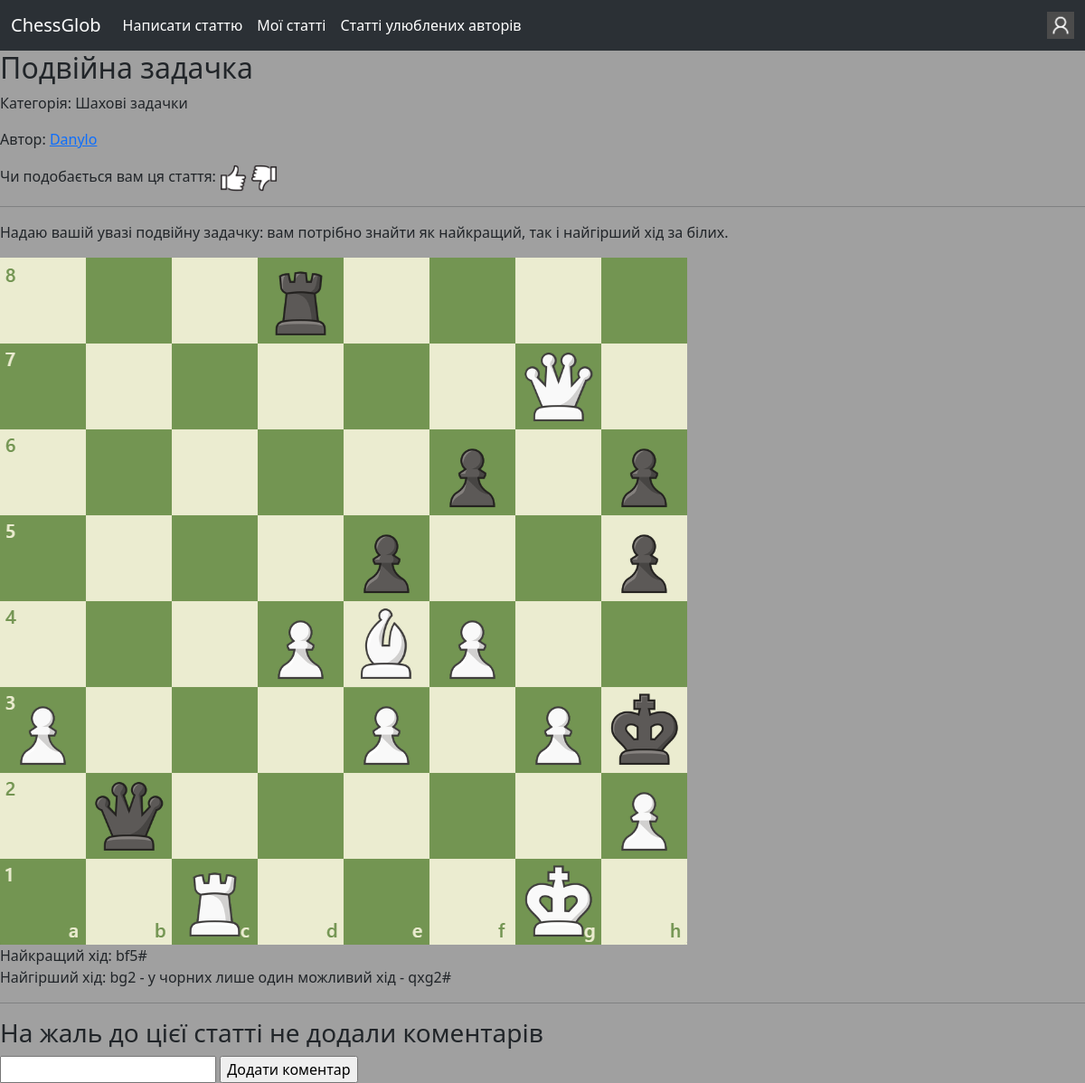
The page /view_article/5 (signed in) on the database as committed earlier.
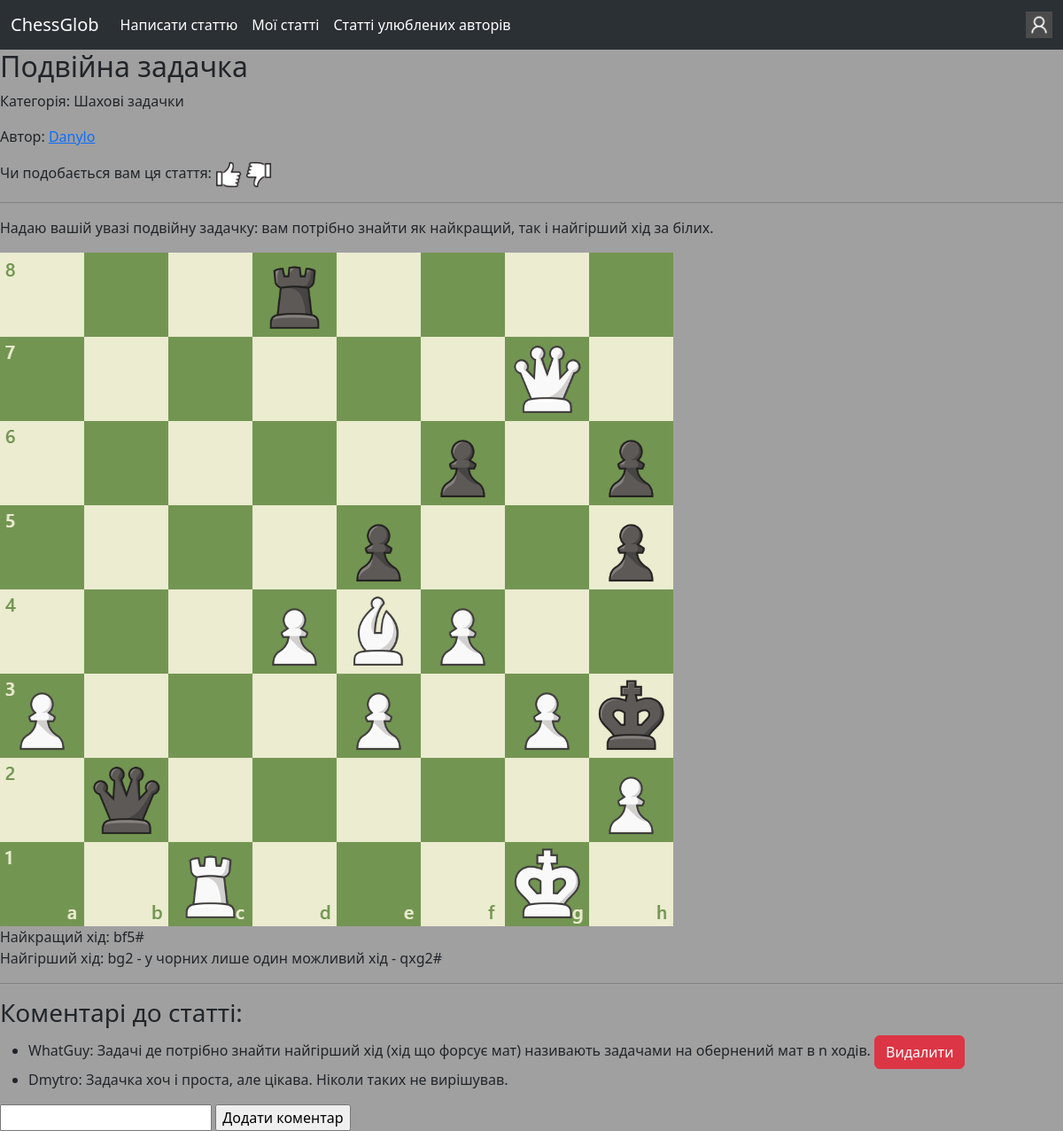
The same page on the database as committed later.
### blog/models.py (models this page shows, shortened)
class TextArticleElement(models.Model):
    article = models.ForeignKey(Article, models.CASCADE)
    num = models.IntegerField()
    t = "text" #t - type. Потрібно, щоб відрізняти TextArticleElement від FileArticleElement
    text = models.TextField()

class FileArticleElement(models.Model):
    article = models.ForeignKey(Article, models.CASCADE)
    num = models.IntegerField()
    t = "file" #t - type. Потрібно, щоб відрізняти TextArticleElement від FileArticleElement
    file = models.FileField(upload_to="articles_media")

class Comment(models.Model):
    author = models.ForeignKey(MyUser, models.CASCADE)
    article = models.ForeignKey(Article, models.CASCADE)
    text = models.CharField()

### auth_sys/models.py (models this page shows, shortened)
class MyUser(AbstractBaseUser, PermissionsMixin):
    class Roles(models.TextChoices): #Усі можливі ролі
        USER = "user"
        ADMINISTRATOR = "administrator"
    username = models.CharField(unique=True, max_length=16)
    email = models.EmailField(unique=True)
    role = models.CharField(choices=Roles.choices, default=Roles.USER)
    first_name = models.CharField(blank=True, null=True, max_length=16)
    last_name = models.CharField(blank=True, null=True, max_length=32)
    birth_date = models.DateField(blank=True, null=True)
    is_staff = models.BooleanField(default=False)
    is_superuser = models.BooleanField(default=False)
    is_active = models.BooleanField(default=True)
    objects = MyUserManager() #Це потрібно для створення самого акаунту
    USERNAME_FIELD = "username"
    REQUIRED_FIELDS = ["email"]

### blog/views.py (the view)
# urls.py: path("view_article/<int:article_pk>", views.view_article, name="view_article"),
def view_article(request, article_pk):
    if not models.Article.objects.filter(pk=article_pk).exists():
        return redirect("/eror?eror_text=Статті з таким pk не існує.")
    text_elements = list(models.TextArticleElement.objects.filter(article=article_pk))
    file_elements = list(models.FileArticleElement.objects.filter(article=article_pk))
    elements = sorted(text_elements+file_elements, key=lambda element: element.num)
    liked = 0
    if not request.user.is_authenticated: liked = None
    elif models.Like.objects.filter(article=article_pk, author=request.user).exists(): liked = 1
    elif models.Dislike.objects.filter(article=article_pk, author=request.user).exists(): liked = -1
    return render(request, "blog/view_article.html", context={"article":models.Article.objects.get(pk=article_pk),
                                        "elements":elements, "comments":models.Comment.objects.filter(article=article_pk),
                                        "liked":liked})

### blog/templatetags/custom_tags.py (called while the page is built)
@register.filter("endswith")
def endswith(value, arg): return value.lower().endswith(arg.lower())

### templates/blog/view_article.html (shortened to what this page needs)
{% extends "base.html" %}
{% load static %}
{% load custom_tags %}
{% block body %}
<h2>{{ article.name }}</h2>
<p>Категорія: {{ article.category }}</p>
<p>Автор: <a href="{% url 'blog:view_user_info' article.author.username %}">{{ article.author.username }}</a></p>
{% if liked != None %}
<p>Чи подобається вам ця стаття:
    {% if liked == 0 %}
    <a href="{% url 'blog:like_article' article.pk %}"><img src="{% static 'img/not_pressed_like.png' %}" width="30px" height="30px"></a>
    <a href="{% url 'blog:dislike_article' article.pk %}"><img src="{% static 'img/not_pressed_dislike.png' %}" width="30px" height="30px"></a>
    {% elif liked == 1 %}
    <a href="{% url 'blog:unlike_article' article.pk %}"><img src="{% static 'img/pressed_like.png' %}" width="30px" height="30px"></a>
    <a href="{% url 'blog:dislike_article' article.pk %}"><img src="{% static 'img/not_pressed_dislike.png' %}" width="30px" height="30px"></a>
    {% elif liked == -1 %}
    <a href="{% url 'blog:like_article' article.pk %}"><img src="{% static 'img/not_pressed_like.png' %}" width="30px" height="30px"></a>
    <a href="{% url 'blog:undislike_article' article.pk %}"><img src="{% static 'img/pressed_dislike.png' %}" width="30px" height="30px"></a>
    {% endif%}
</p>
{% endif %}
<hr>
{% for element in elements %}
    {% if element.t == "text" %}
        <p style="white-space: pre-line;">{{ element.text }}</p>
    {% else %}
        {% if element.file.url|endswith:".png" or element.file.url|endswith:".jpg" %}
        <img src="{{ element.file.url }}" alt="Картинка">
        {% elif element.file.url|endswith:".mp4" %}
        <video width="320" height="240" controls>
            <source src="{{ element.file.url }}" type="video/mp4">
            На жаль, ваш браузер не підтримує відео
        </video>
        {% else %}
        <a href="{{ element.file.url }}">Завантажити файл</a>
        {% endif %}
    {% endif %}
{% endfor %}
<hr>
{% if comments %}
<h3>Коментарі до статті:</h3>
<ul>
    {% for comment in comments %}
    <li>{{ comment.author.username }}: {{ comment.text }}
        {% if user == comment.author or user == article.author or user.role == comment.author.Roles.ADMINISTRATOR %}
        <a class="btn btn-danger" href="{% url 'blog:delete_comment' article.pk comment.pk %}" role="button">Видалити</a>
        {% endif %}
    </li>
    {%endfor%}
</ul>
{% else %}
<h3>На жаль до цієї статті не додали коментарів</h3>
{% endif %}
<form method="post" action="{% url 'blog:add_comment' article.pk %}">
    <input type="text" name="text" required>
    <input type="submit" value="Додати коментар">
</form>
{% endblock %}

Rows that differ between the two databases and show on the page:
added Comment: author.username "WhatGuy", text "Задачі де потрібно знайти найгірший хід (хід що форсує мат) називають задачами на обернений мат в n ходів.", shows "Видалити"
added Comment: author.username "Dmytro", text "Задачка хоч і проста, але цікава. Ніколи таких не вирішував."
Other text that changed with them:
text no longer shown: "На жаль до цієї статті не додали коментарів"
text now shown: "Коментарі до статті:"
